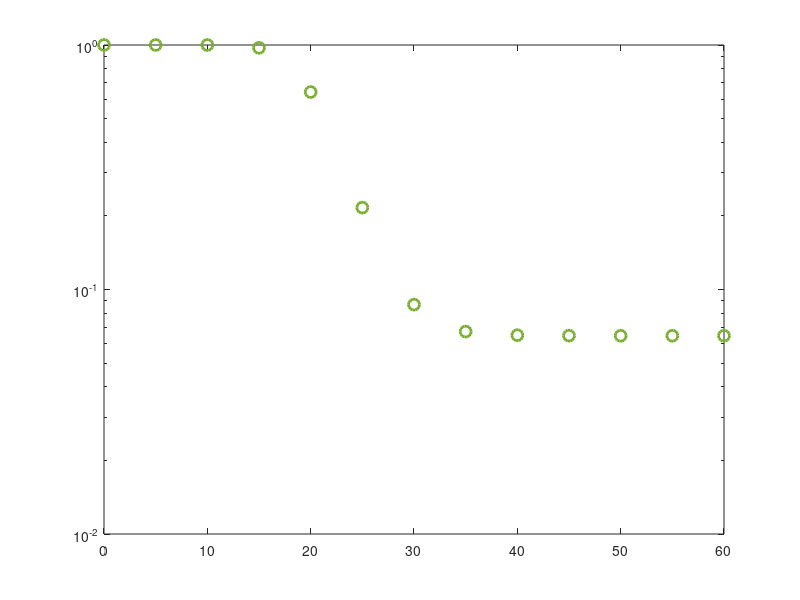

The MATLAB script that drew this image: (Note: this script raises an error after producing the figure.)

clear all;clc ;close all;
N = 1e6; %iterasyon

ps_dB = 0:5:60;
ps=db2pow(ps_dB);

%pe_dB=0;
%pe=db2pow(pe_dB);

pr=ps;

var_hsr=1;
var_hrd1=1;var_hrd2=1;
var_hsd1=1;var_hsd2=1;
var_hre=1;


hsr  = sqrt(var_hsr/2) *(randn(1,N) + 1i*randn(1,N)); % Channel Gain of hsr
hrd1 = sqrt(var_hrd1/2)*(randn(1,N) + 1i*randn(1,N)); % Channel Gain of hrd1
hrd2 = sqrt(var_hrd2/2)*(randn(1,N) + 1i*randn(1,N)); % Channel Gain of hrd2
hsd1 = sqrt(var_hsd1/2)*(randn(1,N) + 1i*randn(1,N));% Channel Gain of hsd1
hsd2 = sqrt(var_hsd2/2)*(randn(1,N) + 1i*randn(1,N));% Channel Gain of hsd2
hre  = sqrt(var_hre/2) *(randn(1,N) + 1i*randn(1,N));% Channel Gain of hre

hsr_square = abs(hsr).^2; % Channel Coefficient hsr
hrd1_square = abs(hrd1).^2; % Channel Coefficient hrd1
hrd2_square = abs(hrd2).^2;% Channel Coefficient hrd2
hsd1_square = abs(hsd1).^2;% Channel Coefficient hsd1
hsd2_square = abs(hsd2).^2;% Channel Coefficient hsd2
hre_square = abs(hre).^2;% Channel Coefficient hre




a1= 0.85;
a2=1-0.85;

%R1,R2,Pe

R1_Setup = [ 0.5 0.5 0.1];
R2_Setup = [  2  2  0.5];
pe_Setup = [  0  -2  -2];
for kk = 1:max(size(R1_Setup))
R1=R1_Setup(kk);
R2=R2_Setup(kk);
%R2=10.^(0.1*R2);
pe=10.^(0.1*pe_Setup(kk));
for i = 1:length(ps_dB)

YSR1_NOMA = (a1*ps(i)*hsr_square)/((a2*ps(i)*hsr_square)+1);
YSR2_NOMA = (a2*ps(i)*hsr_square);

YSD1_NOMA = (a1*ps(i)*hsd1_square)/((a2*ps(i)*hsd1_square)+1);
YSD2_NOMA = (a2*ps(i)*hsd2_square);

YRD1_NOMA = (a1*ps(i)*hrd1_square)/((a2*ps(i)*hrd1_square)+1);
YRD2_NOMA = (a2*ps(i)*hrd2_square);

Tot_Y1 = max(YSD1_NOMA,min(YSR1_NOMA,YRD1_NOMA));

Tot_Y2 = max(YSD2_NOMA,min(YSR2_NOMA,YRD2_NOMA));


YRE1 = (a1*pe*hre_square);
YRE2 = (a2*pe*hre_square);
    
Capacity_SD1 = 0.5*log2(1+Tot_Y1);
Capacity_SD2 = 0.5*log2(1+Tot_Y2);


Capacity_RE1 = 0.5*log2(1+YRE1);
Capacity_RE2 = 0.5*log2(1+YRE2);

%Secrecy_NOMA1= 0.5*log((1+Tot_Y1)./(1+YRE1));
%Secrecy_NOMA2= 0.5*log((1+Tot_Y2)./(1+YRE2));

Secrecy_NOMA1 = max(0,Capacity_SD1-Capacity_RE1);
Secrecy_NOMA2 =  max(0,Capacity_SD2-Capacity_RE2);


    SOP_1 = find(Secrecy_NOMA1>R1);
    SOP_2 = find(Secrecy_NOMA2>R2);
     
     PSOP_1(kk,i)=length(SOP_1)/N;  
     PSOP_2(kk,i)=length(SOP_2)/N;  
     
     %Tot_SOP(kk,i) = 1-((PSOP_1(kk,i))*PSOP_2(kk,i));
     
     Tot_SOP1(kk,i) =  (1-PSOP_1(kk,i))+ (1-PSOP_2(kk,i))-((1-PSOP_2(kk,i))*(1-PSOP_1(kk,i)));
           
     
end
end
figure
semilogy(ps_dB,Tot_SOP1(1,:),'Marker','o','Linewidth',2,'MarkerSize',8,'Color','#77AC30','LineStyle','none'),hold on
semilogy(ps_dB,Tot_SOP1(2,:),'Marker','hexagram','Linewidth',2,'MarkerSize',8,'Color','#0072BD','LineStyle', ' none '),
semilogy(ps_dB,Tot_SOP1(3,:),'Marker','x','Linewidth',2,'MarkerSize',8,'Color','#7E2F8E','LineStyle',' none '),

NOMA_THEO(R1_Setup,R2_Setup,pe_Setup);
Fig3_OMA_Theory(R1_Setup,R2_Setup,pe_Setup);
legend('R_1=0.5, R_2=2, λ_E=0 (dB) sim.','R_1=0.5, R_2=2, λ_E=-2 (dB) sim.','R_1=0.1, R_2=0.5, λ_E=-2 (dB) sim.', 'NOMA ana.', '', '', 'NOMA asymptotic', '', '', 'OMA ana.', '', '', 'FontSize',11)

grid on
xlabel('SNR (dB)', 'FontSize', 15);
ylabel('Secrecy Outage Probability', 'FontSize', 15);
axis([0 60  1e-4 1])
